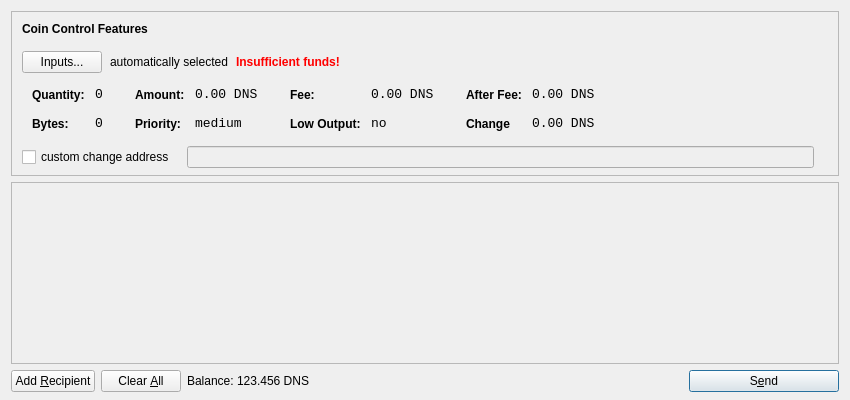
<?xml version="1.0" encoding="UTF-8"?>
<ui version="4.0">
 <class>SendCoinsDialog</class>
 <widget class="QDialog" name="SendCoinsDialog">
  <property name="geometry">
   <rect>
    <x>0</x>
    <y>0</y>
    <width>850</width>
    <height>400</height>
   </rect>
  </property>
  <property name="windowTitle">
   <string>Send Coins</string>
  </property>
  <layout class="QVBoxLayout" name="verticalLayout" stretch="0,1,0">
   <property name="bottomMargin">
    <number>8</number>
   </property>
   <item>
    <widget class="QFrame" name="frameCoinControl">
     <property name="sizePolicy">
      <sizepolicy hsizetype="Expanding" vsizetype="Expanding">
       <horstretch>0</horstretch>
       <verstretch>0</verstretch>
      </sizepolicy>
     </property>
     <property name="maximumSize">
      <size>
       <width>16777215</width>
       <height>16777215</height>
      </size>
     </property>
     <property name="frameShape">
      <enum>QFrame::StyledPanel</enum>
     </property>
     <property name="frameShadow">
      <enum>QFrame::Sunken</enum>
     </property>
     <layout class="QVBoxLayout" name="verticalLayoutCoinControl2">
      <property name="spacing">
       <number>-1</number>
      </property>
      <property name="leftMargin">
       <number>0</number>
      </property>
      <property name="topMargin">
       <number>0</number>
      </property>
      <property name="rightMargin">
       <number>0</number>
      </property>
      <property name="bottomMargin">
       <number>6</number>
      </property>
      <item>
       <layout class="QVBoxLayout" name="verticalLayoutCoinControl" stretch="0,0,0,0,1">
        <property name="spacing">
         <number>0</number>
        </property>
        <property name="leftMargin">
         <number>10</number>
        </property>
        <property name="topMargin">
         <number>10</number>
        </property>
        <item>
         <layout class="QHBoxLayout" name="horizontalLayoutCoinControl1">
          <property name="bottomMargin">
           <number>15</number>
          </property>
          <item>
           <widget class="QLabel" name="labelCoinControlFeatures">
            <property name="sizePolicy">
             <sizepolicy hsizetype="Preferred" vsizetype="Maximum">
              <horstretch>0</horstretch>
              <verstretch>0</verstretch>
             </sizepolicy>
            </property>
            <property name="font">
             <font>
              <weight>75</weight>
              <bold>true</bold>
             </font>
            </property>
            <property name="styleSheet">
             <string notr="true">font-weight:bold;</string>
            </property>
            <property name="text">
             <string>Coin Control Features</string>
            </property>
           </widget>
          </item>
         </layout>
        </item>
        <item>
         <layout class="QHBoxLayout" name="horizontalLayoutCoinControl2" stretch="0,0,0,0">
          <property name="spacing">
           <number>8</number>
          </property>
          <property name="bottomMargin">
           <number>10</number>
          </property>
          <item>
           <widget class="QPushButton" name="pushButtonCoinControl">
            <property name="styleSheet">
             <string notr="true"/>
            </property>
            <property name="text">
             <string>Inputs...</string>
            </property>
           </widget>
          </item>
          <item>
           <widget class="QLabel" name="labelCoinControlAutomaticallySelected">
            <property name="text">
             <string>automatically selected</string>
            </property>
            <property name="margin">
             <number>5</number>
            </property>
           </widget>
          </item>
          <item>
           <widget class="QLabel" name="labelCoinControlInsuffFunds">
            <property name="font">
             <font>
              <weight>75</weight>
              <bold>true</bold>
             </font>
            </property>
            <property name="styleSheet">
             <string notr="true">color:red;font-weight:bold;</string>
            </property>
            <property name="text">
             <string>Insufficient funds!</string>
            </property>
            <property name="margin">
             <number>5</number>
            </property>
           </widget>
          </item>
          <item>
           <spacer name="horizontalSpacerCoinControl">
            <property name="orientation">
             <enum>Qt::Horizontal</enum>
            </property>
            <property name="sizeHint" stdset="0">
             <size>
              <width>40</width>
              <height>1</height>
             </size>
            </property>
           </spacer>
          </item>
         </layout>
        </item>
        <item>
         <widget class="QWidget" name="widgetCoinControl" native="true">
          <property name="sizePolicy">
           <sizepolicy hsizetype="Preferred" vsizetype="Preferred">
            <horstretch>0</horstretch>
            <verstretch>0</verstretch>
           </sizepolicy>
          </property>
          <property name="minimumSize">
           <size>
            <width>0</width>
            <height>0</height>
           </size>
          </property>
          <property name="styleSheet">
           <string notr="true"/>
          </property>
          <layout class="QHBoxLayout" name="horizontalLayoutCoinControl5">
           <property name="margin">
            <number>0</number>
           </property>
           <item>
            <layout class="QHBoxLayout" name="horizontalLayoutCoinControl3" stretch="0,0,0,1">
             <property name="spacing">
              <number>20</number>
             </property>
             <property name="topMargin">
              <number>0</number>
             </property>
             <property name="bottomMargin">
              <number>10</number>
             </property>
             <item>
              <layout class="QFormLayout" name="formLayoutCoinControl1">
               <property name="horizontalSpacing">
                <number>10</number>
               </property>
               <property name="verticalSpacing">
                <number>14</number>
               </property>
               <property name="leftMargin">
                <number>10</number>
               </property>
               <property name="topMargin">
                <number>4</number>
               </property>
               <property name="rightMargin">
                <number>6</number>
               </property>
               <item row="0" column="0">
                <widget class="QLabel" name="labelCoinControlQuantityText">
                 <property name="styleSheet">
                  <string notr="true">font-weight:bold;</string>
                 </property>
                 <property name="text">
                  <string>Quantity:</string>
                 </property>
                 <property name="margin">
                  <number>0</number>
                 </property>
                </widget>
               </item>
               <item row="0" column="1">
                <widget class="QLabel" name="labelCoinControlQuantity">
                 <property name="font">
                  <font>
                   <family>Monospace</family>
                   <pointsize>10</pointsize>
                  </font>
                 </property>
                 <property name="cursor">
                  <cursorShape>IBeamCursor</cursorShape>
                 </property>
                 <property name="contextMenuPolicy">
                  <enum>Qt::ActionsContextMenu</enum>
                 </property>
                 <property name="text">
                  <string>0</string>
                 </property>
                 <property name="margin">
                  <number>0</number>
                 </property>
                 <property name="textInteractionFlags">
                  <set>Qt::LinksAccessibleByMouse|Qt::TextSelectableByKeyboard|Qt::TextSelectableByMouse</set>
                 </property>
                </widget>
               </item>
               <item row="1" column="0">
                <widget class="QLabel" name="labelCoinControlBytesText">
                 <property name="styleSheet">
                  <string notr="true">font-weight:bold;</string>
                 </property>
                 <property name="text">
                  <string>Bytes:</string>
                 </property>
                </widget>
               </item>
               <item row="1" column="1">
                <widget class="QLabel" name="labelCoinControlBytes">
                 <property name="font">
                  <font>
                   <family>Monospace</family>
                   <pointsize>10</pointsize>
                  </font>
                 </property>
                 <property name="cursor">
                  <cursorShape>IBeamCursor</cursorShape>
                 </property>
                 <property name="contextMenuPolicy">
                  <enum>Qt::ActionsContextMenu</enum>
                 </property>
                 <property name="text">
                  <string>0</string>
                 </property>
                 <property name="textInteractionFlags">
                  <set>Qt::LinksAccessibleByMouse|Qt::TextSelectableByKeyboard|Qt::TextSelectableByMouse</set>
                 </property>
                </widget>
               </item>
              </layout>
             </item>
             <item>
              <layout class="QFormLayout" name="formLayoutCoinControl2">
               <property name="horizontalSpacing">
                <number>10</number>
               </property>
               <property name="verticalSpacing">
                <number>14</number>
               </property>
               <property name="leftMargin">
                <number>6</number>
               </property>
               <property name="topMargin">
                <number>4</number>
               </property>
               <property name="rightMargin">
                <number>6</number>
               </property>
               <item row="0" column="0">
                <widget class="QLabel" name="labelCoinControlAmountText">
                 <property name="styleSheet">
                  <string notr="true">font-weight:bold;</string>
                 </property>
                 <property name="text">
                  <string>Amount:</string>
                 </property>
                 <property name="margin">
                  <number>0</number>
                 </property>
                </widget>
               </item>
               <item row="0" column="1">
                <widget class="QLabel" name="labelCoinControlAmount">
                 <property name="font">
                  <font>
                   <family>Monospace</family>
                   <pointsize>10</pointsize>
                  </font>
                 </property>
                 <property name="cursor">
                  <cursorShape>IBeamCursor</cursorShape>
                 </property>
                 <property name="contextMenuPolicy">
                  <enum>Qt::ActionsContextMenu</enum>
                 </property>
                 <property name="text">
                  <string>0.00 DNS</string>
                 </property>
                 <property name="textInteractionFlags">
                  <set>Qt::LinksAccessibleByMouse|Qt::TextSelectableByKeyboard|Qt::TextSelectableByMouse</set>
                 </property>
                </widget>
               </item>
               <item row="1" column="0">
                <widget class="QLabel" name="labelCoinControlPriorityText">
                 <property name="styleSheet">
                  <string notr="true">font-weight:bold;</string>
                 </property>
                 <property name="text">
                  <string>Priority:</string>
                 </property>
                </widget>
               </item>
               <item row="1" column="1">
                <widget class="QLabel" name="labelCoinControlPriority">
                 <property name="font">
                  <font>
                   <family>Monospace</family>
                   <pointsize>10</pointsize>
                  </font>
                 </property>
                 <property name="cursor">
                  <cursorShape>IBeamCursor</cursorShape>
                 </property>
                 <property name="contextMenuPolicy">
                  <enum>Qt::ActionsContextMenu</enum>
                 </property>
                 <property name="text">
                  <string>medium</string>
                 </property>
                 <property name="textInteractionFlags">
                  <set>Qt::LinksAccessibleByMouse|Qt::TextSelectableByKeyboard|Qt::TextSelectableByMouse</set>
                 </property>
                </widget>
               </item>
              </layout>
             </item>
             <item>
              <layout class="QFormLayout" name="formLayoutCoinControl3">
               <property name="horizontalSpacing">
                <number>10</number>
               </property>
               <property name="verticalSpacing">
                <number>14</number>
               </property>
               <property name="leftMargin">
                <number>6</number>
               </property>
               <property name="topMargin">
                <number>4</number>
               </property>
               <property name="rightMargin">
                <number>6</number>
               </property>
               <item row="0" column="0">
                <widget class="QLabel" name="labelCoinControlFeeText">
                 <property name="styleSheet">
                  <string notr="true">font-weight:bold;</string>
                 </property>
                 <property name="text">
                  <string>Fee:</string>
                 </property>
                 <property name="margin">
                  <number>0</number>
                 </property>
                </widget>
               </item>
               <item row="0" column="1">
                <widget class="QLabel" name="labelCoinControlFee">
                 <property name="font">
                  <font>
                   <family>Monospace</family>
                   <pointsize>10</pointsize>
                  </font>
                 </property>
                 <property name="cursor">
                  <cursorShape>IBeamCursor</cursorShape>
                 </property>
                 <property name="contextMenuPolicy">
                  <enum>Qt::ActionsContextMenu</enum>
                 </property>
                 <property name="text">
                  <string>0.00 DNS</string>
                 </property>
                 <property name="textInteractionFlags">
                  <set>Qt::LinksAccessibleByMouse|Qt::TextSelectableByKeyboard|Qt::TextSelectableByMouse</set>
                 </property>
                </widget>
               </item>
               <item row="1" column="0">
                <widget class="QLabel" name="labelCoinControlLowOutputText">
                 <property name="styleSheet">
                  <string notr="true">font-weight:bold;</string>
                 </property>
                 <property name="text">
                  <string>Low Output:</string>
                 </property>
                </widget>
               </item>
               <item row="1" column="1">
                <widget class="QLabel" name="labelCoinControlLowOutput">
                 <property name="font">
                  <font>
                   <family>Monospace</family>
                   <pointsize>10</pointsize>
                  </font>
                 </property>
                 <property name="cursor">
                  <cursorShape>IBeamCursor</cursorShape>
                 </property>
                 <property name="contextMenuPolicy">
                  <enum>Qt::ActionsContextMenu</enum>
                 </property>
                 <property name="text">
                  <string>no</string>
                 </property>
                 <property name="textInteractionFlags">
                  <set>Qt::LinksAccessibleByMouse|Qt::TextSelectableByKeyboard|Qt::TextSelectableByMouse</set>
                 </property>
                </widget>
               </item>
              </layout>
             </item>
             <item>
              <layout class="QFormLayout" name="formLayoutCoinControl4">
               <property name="horizontalSpacing">
                <number>10</number>
               </property>
               <property name="verticalSpacing">
                <number>14</number>
               </property>
               <property name="leftMargin">
                <number>6</number>
               </property>
               <property name="topMargin">
                <number>4</number>
               </property>
               <property name="rightMargin">
                <number>6</number>
               </property>
               <item row="0" column="0">
                <widget class="QLabel" name="labelCoinControlAfterFeeText">
                 <property name="styleSheet">
                  <string notr="true">font-weight:bold;</string>
                 </property>
                 <property name="text">
                  <string>After Fee:</string>
                 </property>
                 <property name="margin">
                  <number>0</number>
                 </property>
                </widget>
               </item>
               <item row="0" column="1">
                <widget class="QLabel" name="labelCoinControlAfterFee">
                 <property name="font">
                  <font>
                   <family>Monospace</family>
                   <pointsize>10</pointsize>
                  </font>
                 </property>
                 <property name="cursor">
                  <cursorShape>IBeamCursor</cursorShape>
                 </property>
                 <property name="contextMenuPolicy">
                  <enum>Qt::ActionsContextMenu</enum>
                 </property>
                 <property name="text">
                  <string>0.00 DNS</string>
                 </property>
                 <property name="textInteractionFlags">
                  <set>Qt::LinksAccessibleByMouse|Qt::TextSelectableByKeyboard|Qt::TextSelectableByMouse</set>
                 </property>
                </widget>
               </item>
               <item row="1" column="0">
                <widget class="QLabel" name="labelCoinControlChangeText">
                 <property name="styleSheet">
                  <string notr="true">font-weight:bold;</string>
                 </property>
                 <property name="text">
                  <string>Change</string>
                 </property>
                </widget>
               </item>
               <item row="1" column="1">
                <widget class="QLabel" name="labelCoinControlChange">
                 <property name="font">
                  <font>
                   <family>Monospace</family>
                   <pointsize>10</pointsize>
                  </font>
                 </property>
                 <property name="cursor">
                  <cursorShape>IBeamCursor</cursorShape>
                 </property>
                 <property name="contextMenuPolicy">
                  <enum>Qt::ActionsContextMenu</enum>
                 </property>
                 <property name="text">
                  <string>0.00 DNS</string>
                 </property>
                 <property name="textInteractionFlags">
                  <set>Qt::LinksAccessibleByMouse|Qt::TextSelectableByKeyboard|Qt::TextSelectableByMouse</set>
                 </property>
                </widget>
               </item>
              </layout>
             </item>
            </layout>
           </item>
          </layout>
         </widget>
        </item>
        <item>
         <layout class="QHBoxLayout" name="horizontalLayoutCoinControl4" stretch="0,0,0">
          <property name="spacing">
           <number>12</number>
          </property>
          <property name="sizeConstraint">
           <enum>QLayout::SetDefaultConstraint</enum>
          </property>
          <property name="topMargin">
           <number>5</number>
          </property>
          <property name="rightMargin">
           <number>5</number>
          </property>
          <item>
           <widget class="QCheckBox" name="checkBoxCoinControlChange">
            <property name="text">
             <string>custom change address</string>
            </property>
           </widget>
          </item>
          <item>
           <widget class="QLineEdit" name="lineEditCoinControlChange">
            <property name="enabled">
             <bool>false</bool>
            </property>
            <property name="sizePolicy">
             <sizepolicy hsizetype="Expanding" vsizetype="Fixed">
              <horstretch>0</horstretch>
              <verstretch>0</verstretch>
             </sizepolicy>
            </property>
           </widget>
          </item>
          <item>
           <widget class="QLabel" name="labelCoinControlChangeLabel">
            <property name="sizePolicy">
             <sizepolicy hsizetype="Preferred" vsizetype="Expanding">
              <horstretch>0</horstretch>
              <verstretch>0</verstretch>
             </sizepolicy>
            </property>
            <property name="minimumSize">
             <size>
              <width>0</width>
              <height>0</height>
             </size>
            </property>
            <property name="text">
             <string/>
            </property>
            <property name="margin">
             <number>3</number>
            </property>
           </widget>
          </item>
         </layout>
        </item>
        <item>
         <spacer name="verticalSpacerCoinControl">
          <property name="orientation">
           <enum>Qt::Vertical</enum>
          </property>
          <property name="sizeHint" stdset="0">
           <size>
            <width>800</width>
            <height>1</height>
           </size>
          </property>
         </spacer>
        </item>
       </layout>
      </item>
     </layout>
    </widget>
   </item>
   <item>
    <widget class="QScrollArea" name="scrollArea">
     <property name="widgetResizable">
      <bool>true</bool>
     </property>
     <widget class="QWidget" name="scrollAreaWidgetContents">
      <property name="geometry">
       <rect>
        <x>0</x>
        <y>0</y>
        <width>830</width>
        <height>165</height>
       </rect>
      </property>
      <layout class="QVBoxLayout" name="verticalLayout_2">
       <property name="margin">
        <number>0</number>
       </property>
       <item>
        <layout class="QVBoxLayout" name="entries">
         <property name="spacing">
          <number>6</number>
         </property>
        </layout>
       </item>
       <item>
        <spacer name="verticalSpacer">
         <property name="orientation">
          <enum>Qt::Vertical</enum>
         </property>
         <property name="sizeHint" stdset="0">
          <size>
           <width>20</width>
           <height>40</height>
          </size>
         </property>
        </spacer>
       </item>
      </layout>
     </widget>
    </widget>
   </item>
   <item>
    <layout class="QHBoxLayout" name="horizontalLayout">
     <item>
      <widget class="QPushButton" name="addButton">
       <property name="toolTip">
        <string>Send to multiple recipients at once</string>
       </property>
       <property name="text">
        <string>Add &amp;Recipient</string>
       </property>
       <property name="icon">
        <iconset resource="../bitcoin.qrc">
         <normaloff>:/icons/add</normaloff>:/icons/add</iconset>
       </property>
       <property name="autoDefault">
        <bool>false</bool>
       </property>
      </widget>
     </item>
     <item>
      <widget class="QPushButton" name="clearButton">
       <property name="sizePolicy">
        <sizepolicy hsizetype="Minimum" vsizetype="Fixed">
         <horstretch>0</horstretch>
         <verstretch>0</verstretch>
        </sizepolicy>
       </property>
       <property name="toolTip">
        <string>Remove all transaction fields</string>
       </property>
       <property name="text">
        <string>Clear &amp;All</string>
       </property>
       <property name="icon">
        <iconset resource="../bitcoin.qrc">
         <normaloff>:/icons/remove</normaloff>:/icons/remove</iconset>
       </property>
       <property name="autoRepeatDelay">
        <number>300</number>
       </property>
       <property name="autoDefault">
        <bool>false</bool>
       </property>
      </widget>
     </item>
     <item>
      <layout class="QHBoxLayout" name="horizontalLayout_2">
       <property name="spacing">
        <number>3</number>
       </property>
       <item>
        <widget class="QLabel" name="label">
         <property name="sizePolicy">
          <sizepolicy hsizetype="Preferred" vsizetype="Fixed">
           <horstretch>0</horstretch>
           <verstretch>0</verstretch>
          </sizepolicy>
         </property>
         <property name="text">
          <string>Balance:</string>
         </property>
        </widget>
       </item>
       <item>
        <widget class="QLabel" name="labelBalance">
         <property name="sizePolicy">
          <sizepolicy hsizetype="Preferred" vsizetype="Fixed">
           <horstretch>0</horstretch>
           <verstretch>0</verstretch>
          </sizepolicy>
         </property>
         <property name="cursor">
          <cursorShape>IBeamCursor</cursorShape>
         </property>
         <property name="text">
          <string>123.456 DNS</string>
         </property>
         <property name="textInteractionFlags">
          <set>Qt::LinksAccessibleByMouse|Qt::TextSelectableByKeyboard|Qt::TextSelectableByMouse</set>
         </property>
        </widget>
       </item>
      </layout>
     </item>
     <item>
      <spacer name="horizontalSpacer">
       <property name="orientation">
        <enum>Qt::Horizontal</enum>
       </property>
       <property name="sizeHint" stdset="0">
        <size>
         <width>40</width>
         <height>20</height>
        </size>
       </property>
      </spacer>
     </item>
     <item>
      <widget class="QPushButton" name="sendButton">
       <property name="minimumSize">
        <size>
         <width>150</width>
         <height>0</height>
        </size>
       </property>
       <property name="toolTip">
        <string>Confirm the send action</string>
       </property>
       <property name="text">
        <string>S&amp;end</string>
       </property>
       <property name="icon">
        <iconset resource="../bitcoin.qrc">
         <normaloff>:/icons/send</normaloff>:/icons/send</iconset>
       </property>
       <property name="default">
        <bool>true</bool>
       </property>
      </widget>
     </item>
    </layout>
   </item>
  </layout>
 </widget>
 <resources>
  <include location="../bitcoin.qrc"/>
 </resources>
 <connections/>
</ui>
